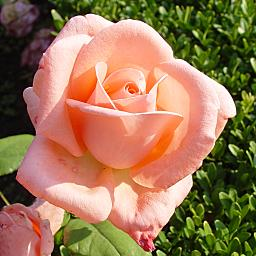
%> input picture rose4.png, 256 x 256 px
$ octave trying.m   (GNU Octave 9; MATLAB toolbox functions it lacks are replaced by stand-ins)
%> lines starting %> are read from the running program, lines starting %| are printed output that depends on the picture
clc
clear all
close all

%Input Image
B=imread('H:\3-2 Term\matlab_works\rose4.png');
%> B is the input picture: size 256x256x3 uint8; mean R, G, B 154.2, 118, 85.5
A=rgb2gray(B);
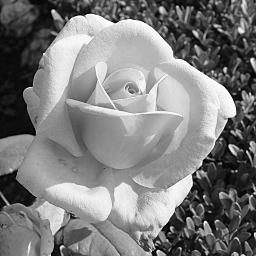
%> A: size 256x256 uint8; min 1, max 255, mean 125.1
imshow(A);title('Original Image');

%Preallocate the matrices with zeros
I1=A;
I=zeros(size(A));
I2=zeros(size(A));

%Filter Masks
F1=[0 1 0;1 -4 1; 0 1 0];
F2=[1 1 1;1 -8 1; 1 1 1];

%Padarray with zeros
A=padarray(A,[1,1]);
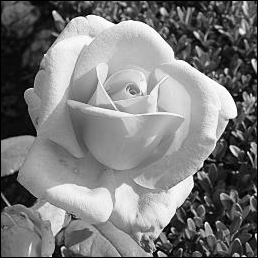
%> A: size 258x258 uint8; min 0, max 255, mean 123.2
A=double(A);
%> A: size 258x258 double

%Implementation of the equation in Fig.D
for i=1:size(A,1)-2
    for j=1:size(A,2)-2

        P=A(i:i+2,j:j+2);
        q=F1.*A(i:i+2,j:j+2);
        y=sum( F1.*A(i:i+2,j:j+2) );
        o=sum(sum( F1.*A(i:i+2,j:j+2) ));
        I(i,j)=sum(sum( F1.*A(i:i+2,j:j+2) ));

    end
end
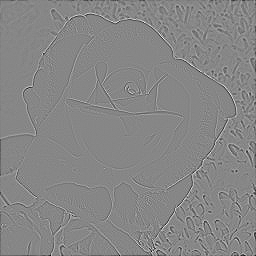
%> I: size 256x256 double; min -489, max 436, mean -1.1; drawn with min black and max white

Tt=I;
I=uint8(I);
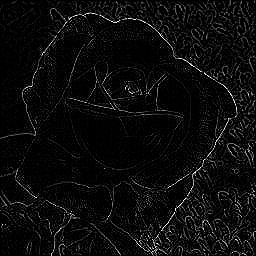
%> I: size 256x256 uint8; min 0, max 255, mean 12.1

figure,imshow(I);title('Filtered Image');


%Sharpenend Image
%Refer Equation in Fig.F
B=I1-I;
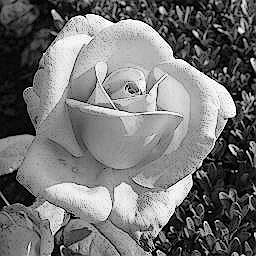
%> B: size 256x256 uint8; min 0, max 255, mean 116.3
figure,imshow(B);title('Sharpened Image');
